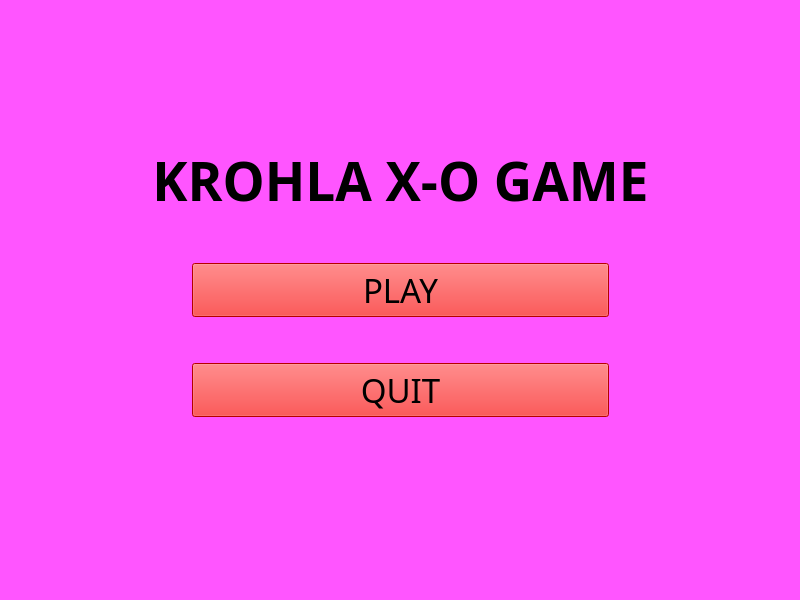
<?xml version="1.0" encoding="UTF-8"?>
<ui version="4.0">
 <class>Game</class>
 <widget class="QMainWindow" name="Game">
  <property name="geometry">
   <rect>
    <x>0</x>
    <y>0</y>
    <width>800</width>
    <height>600</height>
   </rect>
  </property>
  <property name="windowTitle">
   <string>MainWindow</string>
  </property>
  <widget class="QWidget" name="Background">
   <property name="styleSheet">
    <string notr="true">background-color: rgb(255, 85, 255);</string>
   </property>
   <layout class="QGridLayout" name="gridLayout">
    <item row="0" column="0">
     <widget class="QStackedWidget" name="stackedWidget">
      <property name="enabled">
       <bool>true</bool>
      </property>
      <property name="currentIndex">
       <number>0</number>
      </property>
      <widget class="QWidget" name="page">
       <layout class="QGridLayout" name="gridLayout_6">
        <item row="0" column="1">
         <layout class="QGridLayout" name="gridLayout_5">
          <item row="0" column="0">
           <spacer name="verticalSpacer_6">
            <property name="orientation">
             <enum>Qt::Vertical</enum>
            </property>
            <property name="sizeHint" stdset="0">
             <size>
              <width>20</width>
              <height>40</height>
             </size>
            </property>
           </spacer>
          </item>
          <item row="4" column="0">
           <spacer name="verticalSpacer_7">
            <property name="orientation">
             <enum>Qt::Vertical</enum>
            </property>
            <property name="sizeHint" stdset="0">
             <size>
              <width>20</width>
              <height>40</height>
             </size>
            </property>
           </spacer>
          </item>
          <item row="1" column="0">
           <widget class="QLabel" name="label_2">
            <property name="font">
             <font>
              <family>Rosewood Std Regular</family>
              <pointsize>40</pointsize>
              <weight>75</weight>
              <bold>true</bold>
              <underline>false</underline>
              <strikeout>false</strikeout>
              <kerning>true</kerning>
             </font>
            </property>
            <property name="text">
             <string>KROHLA X-O GAME</string>
            </property>
            <property name="alignment">
             <set>Qt::AlignCenter</set>
            </property>
           </widget>
          </item>
          <item row="2" column="0">
           <spacer name="verticalSpacer_8">
            <property name="orientation">
             <enum>Qt::Vertical</enum>
            </property>
            <property name="sizeType">
             <enum>QSizePolicy::Preferred</enum>
            </property>
            <property name="sizeHint" stdset="0">
             <size>
              <width>20</width>
              <height>40</height>
             </size>
            </property>
           </spacer>
          </item>
          <item row="3" column="0">
           <layout class="QHBoxLayout" name="horizontalLayout_3">
            <item>
             <spacer name="horizontalSpacer_7">
              <property name="orientation">
               <enum>Qt::Horizontal</enum>
              </property>
              <property name="sizeType">
               <enum>QSizePolicy::Fixed</enum>
              </property>
              <property name="sizeHint" stdset="0">
               <size>
                <width>40</width>
                <height>20</height>
               </size>
              </property>
             </spacer>
            </item>
            <item>
             <layout class="QVBoxLayout" name="verticalLayout_4">
              <item>
               <widget class="QPushButton" name="PLAY_BUTTON_3">
                <property name="font">
                 <font>
                  <family>Colonna MT</family>
                  <pointsize>25</pointsize>
                  <weight>50</weight>
                  <bold>false</bold>
                 </font>
                </property>
                <property name="autoFillBackground">
                 <bool>false</bool>
                </property>
                <property name="styleSheet">
                 <string notr="true">QPushButton
{
background-color: rgb(255, 0, 0);
}
QPushButton:hover 
{
 background-color: rgb(200, 0, 0) 
}


</string>
                </property>
                <property name="text">
                 <string>PLAY</string>
                </property>
                <property name="autoDefault">
                 <bool>false</bool>
                </property>
                <property name="flat">
                 <bool>false</bool>
                </property>
               </widget>
              </item>
              <item>
               <spacer name="verticalSpacer_9">
                <property name="orientation">
                 <enum>Qt::Vertical</enum>
                </property>
                <property name="sizeHint" stdset="0">
                 <size>
                  <width>20</width>
                  <height>40</height>
                 </size>
                </property>
               </spacer>
              </item>
              <item>
               <widget class="QPushButton" name="QUIT_BUTTON_4">
                <property name="font">
                 <font>
                  <family>Colonna MT</family>
                  <pointsize>25</pointsize>
                 </font>
                </property>
                <property name="styleSheet">
                 <string notr="true">QPushButton
{
background-color: rgb(255, 0, 0);
}
QPushButton:hover { background-color: rgb(100, 0, 0) }


</string>
                </property>
                <property name="text">
                 <string>QUIT</string>
                </property>
                <property name="autoDefault">
                 <bool>false</bool>
                </property>
                <property name="flat">
                 <bool>false</bool>
                </property>
               </widget>
              </item>
              <item>
               <spacer name="verticalSpacer_10">
                <property name="orientation">
                 <enum>Qt::Vertical</enum>
                </property>
                <property name="sizeType">
                 <enum>QSizePolicy::Expanding</enum>
                </property>
                <property name="sizeHint" stdset="0">
                 <size>
                  <width>20</width>
                  <height>40</height>
                 </size>
                </property>
               </spacer>
              </item>
             </layout>
            </item>
            <item>
             <spacer name="horizontalSpacer_8">
              <property name="orientation">
               <enum>Qt::Horizontal</enum>
              </property>
              <property name="sizeType">
               <enum>QSizePolicy::Fixed</enum>
              </property>
              <property name="sizeHint" stdset="0">
               <size>
                <width>40</width>
                <height>20</height>
               </size>
              </property>
             </spacer>
            </item>
           </layout>
          </item>
         </layout>
        </item>
        <item row="0" column="2">
         <spacer name="horizontalSpacer_5">
          <property name="orientation">
           <enum>Qt::Horizontal</enum>
          </property>
          <property name="sizeHint" stdset="0">
           <size>
            <width>40</width>
            <height>20</height>
           </size>
          </property>
         </spacer>
        </item>
        <item row="0" column="0">
         <spacer name="horizontalSpacer_6">
          <property name="orientation">
           <enum>Qt::Horizontal</enum>
          </property>
          <property name="sizeHint" stdset="0">
           <size>
            <width>40</width>
            <height>20</height>
           </size>
          </property>
         </spacer>
        </item>
       </layout>
      </widget>
      <widget class="QWidget" name="page_2">
       <property name="styleSheet">
        <string notr="true"/>
       </property>
       <layout class="QGridLayout" name="gridLayout_3">
        <item row="0" column="0">
         <layout class="QHBoxLayout" name="horizontalLayout_2">
          <item>
           <widget class="QPushButton" name="Solo_Button">
            <property name="font">
             <font>
              <pointsize>15</pointsize>
              <weight>75</weight>
              <italic>false</italic>
              <bold>true</bold>
             </font>
            </property>
            <property name="styleSheet">
             <string notr="true">QPushButton
{
background-color: rgb(255, 0, 0);
}
QPushButton:hover { background-color: rgb(200, 0, 0) }</string>
            </property>
            <property name="text">
             <string>SOLO</string>
            </property>
           </widget>
          </item>
          <item>
           <widget class="QPushButton" name="Dual_button">
            <property name="font">
             <font>
              <pointsize>15</pointsize>
              <weight>75</weight>
              <bold>true</bold>
              <underline>false</underline>
             </font>
            </property>
            <property name="styleSheet">
             <string notr="true">QPushButton
{
background-color: rgb(255, 0, 0);
}
QPushButton:hover { background-color: rgb(200, 0, 0) }</string>
            </property>
            <property name="text">
             <string>DUAL</string>
            </property>
           </widget>
          </item>
         </layout>
        </item>
       </layout>
      </widget>
      <widget class="QWidget" name="page_3">
       <property name="styleSheet">
        <string notr="true">background-image: url(:/1600x500-blank-png.png);</string>
       </property>
       <layout class="QGridLayout" name="gridLayout_2">
        <item row="1" column="0">
         <spacer name="horizontalSpacer_2">
          <property name="orientation">
           <enum>Qt::Horizontal</enum>
          </property>
          <property name="sizeHint" stdset="0">
           <size>
            <width>40</width>
            <height>20</height>
           </size>
          </property>
         </spacer>
        </item>
        <item row="0" column="1">
         <spacer name="verticalSpacer">
          <property name="orientation">
           <enum>Qt::Vertical</enum>
          </property>
          <property name="sizeHint" stdset="0">
           <size>
            <width>20</width>
            <height>40</height>
           </size>
          </property>
         </spacer>
        </item>
        <item row="1" column="2">
         <spacer name="horizontalSpacer">
          <property name="orientation">
           <enum>Qt::Horizontal</enum>
          </property>
          <property name="sizeHint" stdset="0">
           <size>
            <width>40</width>
            <height>20</height>
           </size>
          </property>
         </spacer>
        </item>
        <item row="1" column="1">
         <widget class="QGraphicsView" name="view">
          <property name="styleSheet">
           <string notr="true">border-image: url(:/1600x500-blank-png.png);</string>
          </property>
         </widget>
        </item>
        <item row="2" column="1">
         <spacer name="verticalSpacer_2">
          <property name="orientation">
           <enum>Qt::Vertical</enum>
          </property>
          <property name="sizeHint" stdset="0">
           <size>
            <width>20</width>
            <height>40</height>
           </size>
          </property>
         </spacer>
        </item>
       </layout>
      </widget>
     </widget>
    </item>
   </layout>
  </widget>
 </widget>
 <resources/>
 <connections>
  <connection>
   <sender>QUIT_BUTTON_4</sender>
   <signal>clicked()</signal>
   <receiver>Game</receiver>
   <slot>close()</slot>
   <hints>
    <hint type="sourcelabel">
     <x>431</x>
     <y>388</y>
    </hint>
    <hint type="destinationlabel">
     <x>432</x>
     <y>838</y>
    </hint>
   </hints>
  </connection>
 </connections>
</ui>
